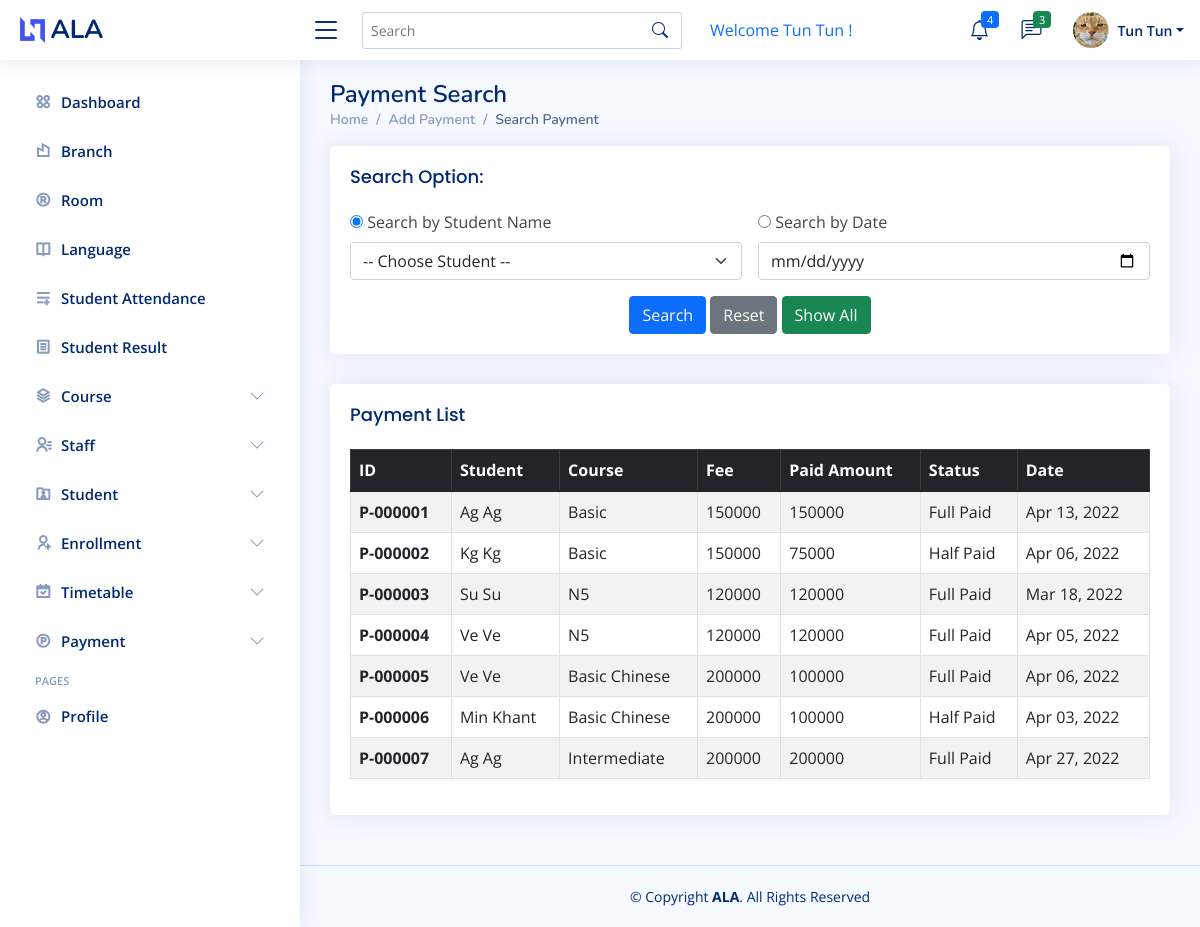
The page /paymentsearch.php (signed in) on the database its author committed.
### tables this page shows
CREATE TABLE `payment` (
  `paymentid` varchar(50) NOT NULL,
  `fee` varchar(50) NOT NULL,
  `paidamount` varchar(50) NOT NULL,
  `paymentdate` date NOT NULL,
  `installmentnumber` int(11) NOT NULL,
  `status` varchar(50) NOT NULL,
  `studentid` varchar(20) NOT NULL,
  `courseid` int(11) NOT NULL
);

CREATE TABLE `student` (
  `studentid` varchar(20) NOT NULL,
  `name` varchar(199) NOT NULL,
  `dob` date NOT NULL,
  `gender` varchar(11) NOT NULL,
  `address` varchar(199) NOT NULL,
  `phone` varchar(20) NOT NULL,
  `email` varchar(50) NOT NULL,
  `profile` varchar(199) NOT NULL,
  `entrydate` date NOT NULL DEFAULT current_timestamp(),
  `password` varchar(50) NOT NULL
);

CREATE TABLE `course` (
  `courseid` int(11) NOT NULL,
  `coursename` varchar(199) NOT NULL,
  `fee` varchar(199) NOT NULL,
  `discount` varchar(199) NOT NULL,
  `startdate` date NOT NULL,
  `enddate` date NOT NULL,
  `registerdate` timestamp NOT NULL DEFAULT current_timestamp() ON UPDATE current_timestamp(),
  `languageid` int(11) NOT NULL,
  `roomid` int(11) NOT NULL,
  `staffid` varchar(20) NOT NULL,
  `status` varchar(20) NOT NULL
);

### paymentsearch.php (the view, shortened to what this page needs)
<?php
	include 'header.php';
	if (isset($_POST['btnsearch']))
	{
		$rdosearchtype=$_POST['rdosearchtype'];
		if ($rdosearchtype == 1)
		{
			$sltstudent=$_POST['sltstudent'];
      $query="SELECT p.*, s.name as studentname, c.coursename as coursename
              FROM payment p, student s, course c
              WHERE p.studentid=s.studentid
              AND p.courseid=c.courseid
              AND p.studentid='$sltstudent'";
      $result=mysqli_query($connection,$query);
		}
		else if($rdosearchtype == 2)
		{
			$txtdate=$_POST['txtdate'];
      $query="SELECT p.*, s.name as studentname, c.coursename as coursename
              FROM payment p, student s, course c
              WHERE p.studentid=s.studentid
              AND p.courseid=c.courseid
              AND p.paymentdate='$txtdate'";
      $result=mysqli_query($connection,$query);
		}
	}
	else if (isset($_POST['btnshowall']))
	{
    $query="SELECT p.*, s.name as studentname, c.coursename as coursename
            FROM payment p, student s, course c
            WHERE p.studentid=s.studentid
            AND p.courseid=c.courseid";
    $result=mysqli_query($connection,$query);
	}
	else
	{
		$query="SELECT p.*, s.name as studentname, c.coursename as coursename
            FROM payment p, student s, course c
            WHERE p.studentid=s.studentid
            AND p.courseid=c.courseid";
    $result=mysqli_query($connection,$query);
	}
 ?>
<main id="main" class="main">
    <div class="pagetitle">
      <h1>Payment Search</h1>
      <nav>
        <ol class="breadcrumb">
          <li class="breadcrumb-item"><a href="home.php">Home</a></li>
          <li class="breadcrumb-item"><a href="paymentadd.php">Add Payment</a></li>
          <li class="breadcrumb-item active">Search Payment</li>
        </ol>
      </nav>
    </div>
    <section class="section">
      <div class="row">
        <div class="col-lg-12">
          <div class="card">
          	<div class="card-body">
              <h5 class="card-title">Search Option:</h5>
            <form class="row g-3" action="paymentsearch.php" method="post">
                <div class="col-6">
                 <input type="radio" name="rdosearchtype" value="1" checked="">
                  <label for="name" class="form-label">Search by Student Name</label>
                    <select class="form-select" aria-label="Default select example" id="name" name="sltstudent">
                      <option>-- Choose Student --</option>
                    </select>
                </div>
                <div class="col-6">
                  <input type="radio" name="rdosearchtype" value="2">
                  <label for="date" class="form-label">Search by Date</label>
                  <input type="date" class="form-control" id="date" name="txtdate">
                </div>
                <div class="text-center">
                  <button type="submit" class="btn btn-primary" name="btnsearch">Search</button>
                  <button type="reset" class="btn btn-secondary" name="btnreset">Reset</button>
                  <button type="submit" class="btn btn-success" name="btnshowall">Show All</button>
                </div>
            </form>
            </div>
          </div>
        </div>
      </div>
    </section>
    <?php
  $count=mysqli_num_rows($result);
  if($count<1){
    echo "<p>No Record Found!</p>";
  }
  else{
  ?>
	<section class="section">
      <div class="row">
        <div class="col-lg-12">
          <div class="card">
            <div class="card-body">
              <h5 class="card-title">Payment List</h5>
              <div class="table-responsive">
              <table class="table datatable table-hover table-bordered table-striped">
                <thead>
                  <tr class="table-dark">
                    <th>ID</th>
                    <th>Student</th>
                    <th>Course</th>
                    <th>Fee</th>
                    <th>Paid Amount</th>
                    <th>Status</th>
                    <th>Date</th>
                  </tr>
                </thead>
                <tbody>
        				<?php
        				for($i=0;$i<$count;$i++)
        				{
    					  $rows=mysqli_fetch_array($result);
    					  $paymentid=$rows['paymentid'];
    					  $studentname=$rows['studentname'];
    					  $coursename=$rows['coursename'];
                $fee=$rows['fee'];
                $paidamount=$rows['paidamount'];
                $status=$rows['status'];
                $date=$rows['paymentdate'];
                $paydate=date("M d, Y",strtotime($date));
      				?>
		        		<tr>
		                  <th><?php echo $paymentid ?></th>
		                  <td><?php echo $studentname ?></td>
		                  <td><?php echo $coursename ?></td>
		                  <td><?php echo $fee ?></td>
		                  <td><?php echo $paidamount ?></td>
		                  <td><?php echo $status ?></td>
		                  <td><?php echo $paydate ?></td>
		                </tr>
		                <?php } ?>
                </tbody>
              </table>
              </div>
            </div>
          </div>
        </div>
      </div>
  </section>
  <?php } ?>
</main>
<?php
 	include 'footer.php';
?>

### assets/css/style.css (style rules this page uses)
:root { scroll-behavior: smooth; }
body { font-family: "Open Sans", sans-serif; background: #f6f9ff; color: #444444; }
a { color: #4154f1; text-decoration: none; }
h1, h2, h3, h4, h5, h6 { font-family: "Nunito", sans-serif; }
#main { margin-top: 60px; padding: 20px 30px; transition: all 0.3s; }
.pagetitle { margin-bottom: 10px; }
.pagetitle h1 { font-size: 24px; margin-bottom: 0; font-weight: 600; color: #012970; }
.card { margin-bottom: 30px; border: none; border-radius: 5px; box-shadow: 0px 0 30px rgba(1, 41, 112, 0.1); }
.card-title { padding: 20px 0 15px 0; font-size: 18px; font-weight: 500; color: #012970; font-family: "Poppins", sans-serif; }
.card-body { padding: 0 20px 20px 20px; }
.breadcrumb { font-size: 14px; font-family: "Nunito", sans-serif; color: #899bbd; font-weight: 600; }
.breadcrumb a { color: #899bbd; transition: 0.3s; }
.breadcrumb .breadcrumb-item::before { color: #899bbd; }
.breadcrumb .active { color: #51678f; font-weight: 600; }
@media (min-width: 1200px) { #main, #footer { margin-left: 300px; } }

### rows shown on the page
payment: paymentid "P-000001", studentid.name "Ag Ag", courseid.coursename "Basic", fee "150000", paidamount "150000", status "Full Paid", paymentdate "Apr 13, 2022"
payment: paymentid "P-000002", studentid.name "Kg Kg", courseid.coursename "Basic", fee "150000", paidamount "75000", status "Half Paid", paymentdate "Apr 06, 2022"
payment: paymentid "P-000003", studentid.name "Su Su", courseid.coursename "N5", fee "120000", paidamount "120000", status "Full Paid", paymentdate "Mar 18, 2022"
payment: paymentid "P-000004", studentid.name "Ve Ve", courseid.coursename "N5", fee "120000", paidamount "120000", status "Full Paid", paymentdate "Apr 05, 2022"
payment: paymentid "P-000005", studentid.name "Ve Ve", courseid.coursename "Basic Chinese", fee "200000", paidamount "100000", status "Full Paid", paymentdate "Apr 06, 2022"
payment: paymentid "P-000006", studentid.name "Min Khant", courseid.coursename "Basic Chinese", fee "200000", paidamount "100000", status "Half Paid", paymentdate "Apr 03, 2022"
payment: paymentid "P-000007", studentid.name "Ag Ag", courseid.coursename "Intermediate", fee "200000", paidamount "200000", status "Full Paid", paymentdate "Apr 27, 2022"

### other values the page prints
$name "Tun Tun"
